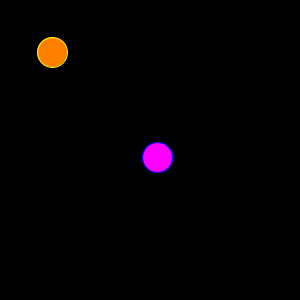
Frame 1 (no input)
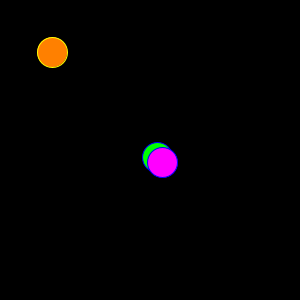
Frame 60 (the mouse pressed at the canvas centre just before this capture)
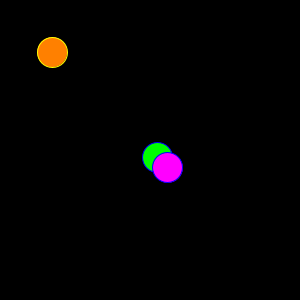
Frame 120 (the mouse held since frame 60 and released just before this capture)

The Processing sketch that drew these frames (run headless with seeded random() and noise(); from frame 60 on, the mouse is pressed at the canvas centre):

// Processing sketch: processing_27334
// ── processing_27334.pde

void setup(){
  size(300,300);
  background(0);
}

void draw(){
  background(0);
  int h=hour();
  int m=minute();
  int s=second();
   fill(255,128,0);
  stroke(255,255,0);
  ellipse(h*13.0434783,h*13.0434783,30,30);
  fill(0,255,0);
  stroke(0,0,255);
  ellipse(m*5.08474576,m*5.08474576,30,30);
  fill(255,0,255);
  stroke(0,0,255);
  ellipse(s*5.08474576,s*5.08474576,30,30);
}
  
